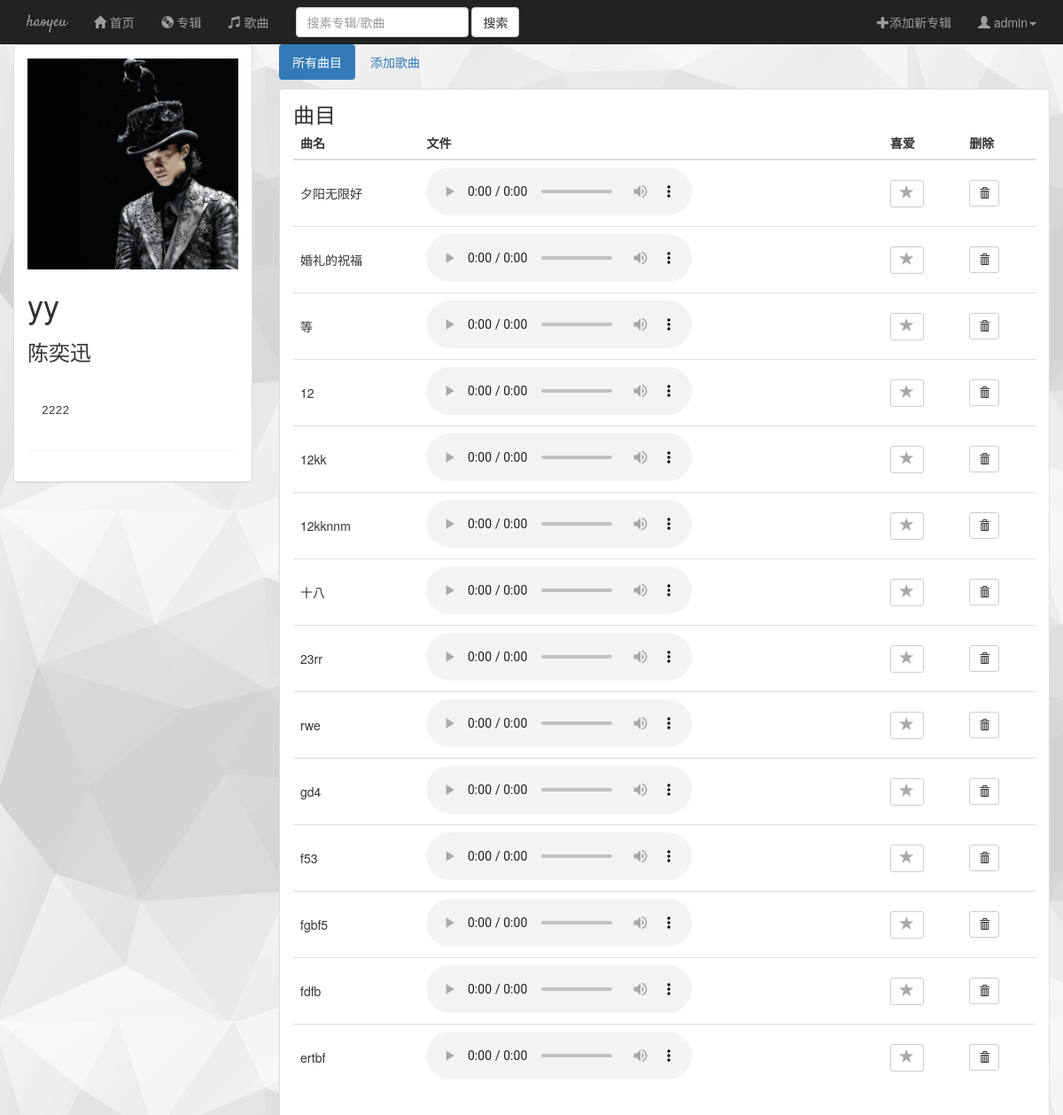
The page /music/5/ (signed in) on the database its author committed.
### music/models.py (models this page shows, shortened)
class Album(models.Model):
    user = models.ForeignKey(User, on_delete=models.CASCADE)
    artist = models.CharField(max_length=100)
    album_title = models.CharField(max_length=100)
    genre = models.TextField(max_length=2000, blank=True, null=True)
    album_logo = models.FileField(null=True, blank=True)
    album_backpic = models.FileField(null=True, blank=True)

class Song(models.Model):
    album = models.ForeignKey(Album, on_delete=models.CASCADE)
    song_title = models.CharField(max_length=100)
    audio_file = models.FileField(null=True, blank=True)

### music/views.py (the view)
# urls.py: url(r'^(?P<pk>[0-9]+)/$', views.detail, name='detail'),
def detail(request, pk):
    if not request.user.is_authenticated:
        return render(request, 'music/login.html')
    else:
        belong = 'N'
        album = get_object_or_404(Album, pk=pk)
        if album.user.id == request.user.id:
            belong = 'Y'
        favorite_list = request.user.favorite.get(name=init_list_name)
        id_songs_favorite = [song.id for song in favorite_list.songs_favorite.all()]
        all_songs = [song for song in album.song_set.all()]
        return render(request, 'music/detail.html',
                      {'album': album, 'id_songs_favorite': id_songs_favorite, 'belong': belong,
                       'all_songs': all_songs})

### templates/music/detail.html (shortened to what this page needs)
{% extends 'music/base.html' %}
{% block body %}
    <div class="container-fluid songs-container">
        <div class="row">
            <div class="col-sm-4 col-md-3">
                <div class="panel panel-default">
                    <div class="panel-body">
                        <a href="{% url 'music:detail' pk=album.id %}">
                            <img class="img-responsive" width="250" height="250"
                                 src="{% if album.album_logo %}{{ album.album_logo.url }}{% endif %}"
                                 alt="图片不存在">
                        </a>
                        <h1>{{ album.album_title }}</h1>
                        <h3>{{ album.artist }}</h3>
                        <pre class="panel panel-body">{{ album.genre }}</pre>
                    </div>
                </div>
            </div>
            <div class="col-sm-8 col-md-9">
                <ul class="nav nav-pills" style="margin-bottom: 10px">
                    <li role="presentation" class="active"><a href="{% url 'music:detail' pk=album.id %}">所有曲目</a></li>
                    <li role="presentation"><a href="{% url 'music:song-create' pk=album.id %}">添加歌曲</a></li>
                </ul>
                <div class="panel panel-default">
                    <div class="panel-body">
                        <h3 style="display: inline">曲目</h3>
                        <table class="table">
                            <thead>
                            <tr>
                                <th>曲名</th>
                                <th>文件</th>
                                <th>喜爱</th>
                                <th>删除</th>
                            </tr>
                            </thead>
                            <tbody>
                            {% for song in all_songs %}
                                <tr>
                                    <td>
                                        <span style="">{{ song.song_title }}</span>
                                    </td>
                                    <td>
                                        {% if song.audio_file %}
                                            <audio style="display: inline" controls="controls">
                                                <source id="playlist" src="{{ song.audio_file.url }}"
                                                        type="audio/mpeg"/>
                                            </audio>
                                        {% endif %}
                                    </td>
                                    <td>
                                        <a  href="{% url 'music:favorite' song_id=song.id %}"
                                           class="btn btn-default btn-sm btn-favorite">
                                            <span class="glyphicon glyphicon-star
                                            ">
                                            </span>
                                        </a>
                                    </td>
                                    <td>
                                        <a href="{% url 'music:song-delete' pk=album.id  song_id=song.id %}">
                                            <button class="btn btn-default btn-sm"><span
                                                    class="glyphicon glyphicon-trash"></span></button>
                                        </a>
                                    </td>
                                </tr>
                            {% endfor %}
                            </tbody>
                        </table>
                    </div>
                </div>
            </div>
        </div>
    </div>
{% endblock %}

### templates/music/base.html (shortened to what this page needs)
<!DOCTYPE html>
<html lang="en">
<head>
    {% load staticfiles %}
    <link rel="stylesheet" type="text/css" href="{% static 'bootstrap-3.3.7-dist/css/bootstrap.css' %}">
    <link rel="stylesheet" type="text/css" href="{% static 'style.css' %}">
</head>
<body id="music">
<nav class="navbabr navbar-inverse">
    <div class="container-fluid">
        <div class="navbar-header">
            <a href="/" class="navbar-brand ">haoyeu</a>
        </div>
        <div class="collapse navbar-collapse" id="mainNavBar">
            <ul class="nav navbar-nav">
                <li class="{% block index_active %}{% endblock %}"><a href="{% url 'music:index' %}"><span
                        class="glyphicon glyphicon-home"
                        aria-hidden="true"></span>&nbsp;首页</a>
                </li>
                <li class="{% block albums_active %}{% endblock %}"><a
                        href="{% url 'music:albums' filter_by='all' %}"><span
                        class="glyphicon glyphicon-cd"
                        aria-hidden="true"></span>&nbsp;专辑</a>
                </li>
                <li class="{% block songs_active %}{% endblock %}"><a
                        href="{% url 'music:songs' filter_by='all' %}"><span class="glyphicon glyphicon-music"
                                                                             aria-hidden="true"></span>&nbsp;歌曲</a>
                </li>
            </ul>
            <form class=" navbar-form navbar-left" role="search" method="get" action="">
                <div class="form-group">
                    <input type="text" class="form-control" name="q" value=""
                           placeholder="{% block search_palce_holder %}搜素专辑/歌曲{% endblock %}">
                </div>
                <button type="submit" class="btn btn-default">搜索</button>
            </form>
            <ul class="nav navbar-nav navbar-right">
                <li><a href="{% url 'music:album-add' %}"><span class="glyphicon glyphicon-plus"></span>添加新专辑</a></li>
                <li class="dropdown"><a class="dropdown-toggle" data-toggle="dropdown" href="#"><span
                        class="glyphicon glyphicon-user "></span>&nbsp;{{ user.username }}<span
                        class="caret"></span></a>
                </li>
            </ul>
        </div>
    </div>
</nav>
{% block body %}{% endblock %}
</body>
</html>

### music/static/style.css (style rules this page uses)
#music { background: white url("img/background.png"); }
.navbar-brand { font-family: Satisfy-Regular, cursive; }
.glyphicon-star { color: darkgray; font-size: 16px; }

### rows shown on the page
Album: album_logo (picture), album_title "yy", artist "陈奕迅", genre "2222"
Song: song_title "夕阳无限好"
Song: song_title "婚礼的祝福"
Song: song_title "等"
Song: song_title "12"
Song: song_title "12kk"
Song: song_title "12kknnm"
Song: song_title "十八"
Song: song_title "23rr"
Song: song_title "rwe"
Song: song_title "gd4"
Song: song_title "f53"
Song: song_title "fgbf5"
Song: song_title "fdfb"
Song: song_title "ertbf"

### other values the page prints
{{ user.username }} "admin"
